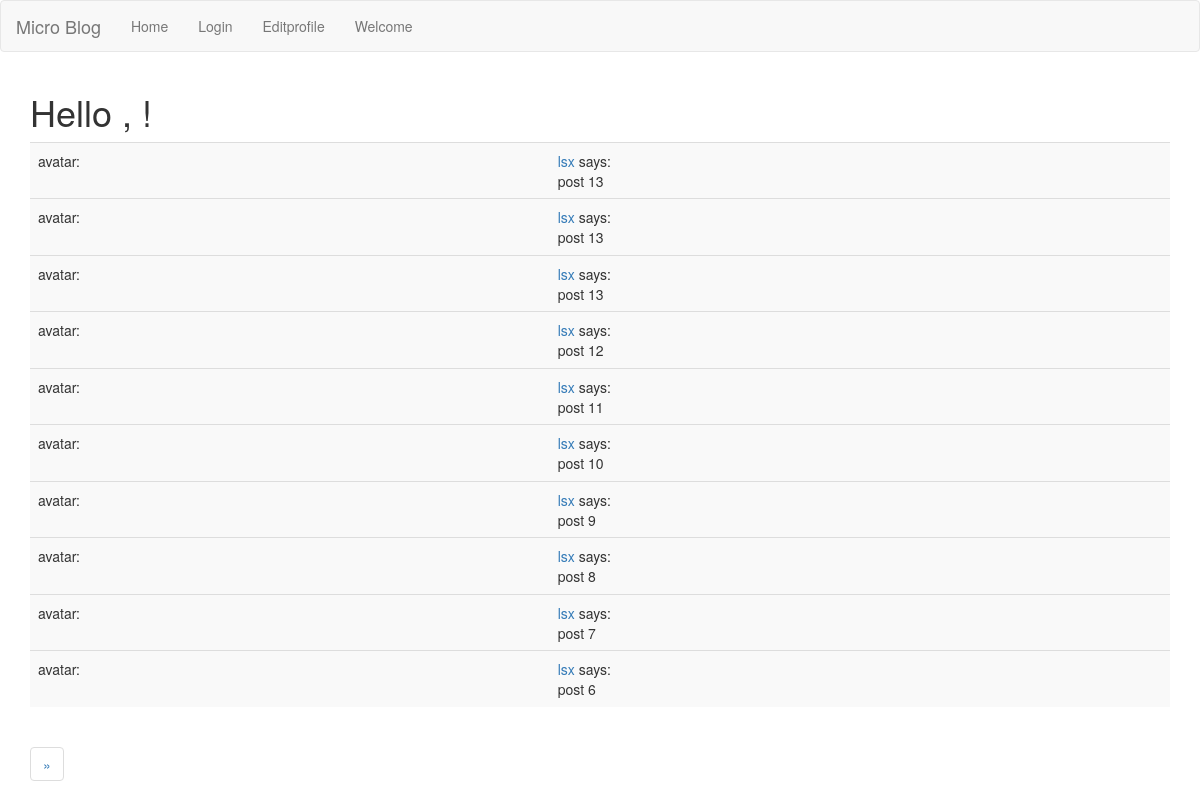
The page /explore?page=1 on the database as committed earlier.
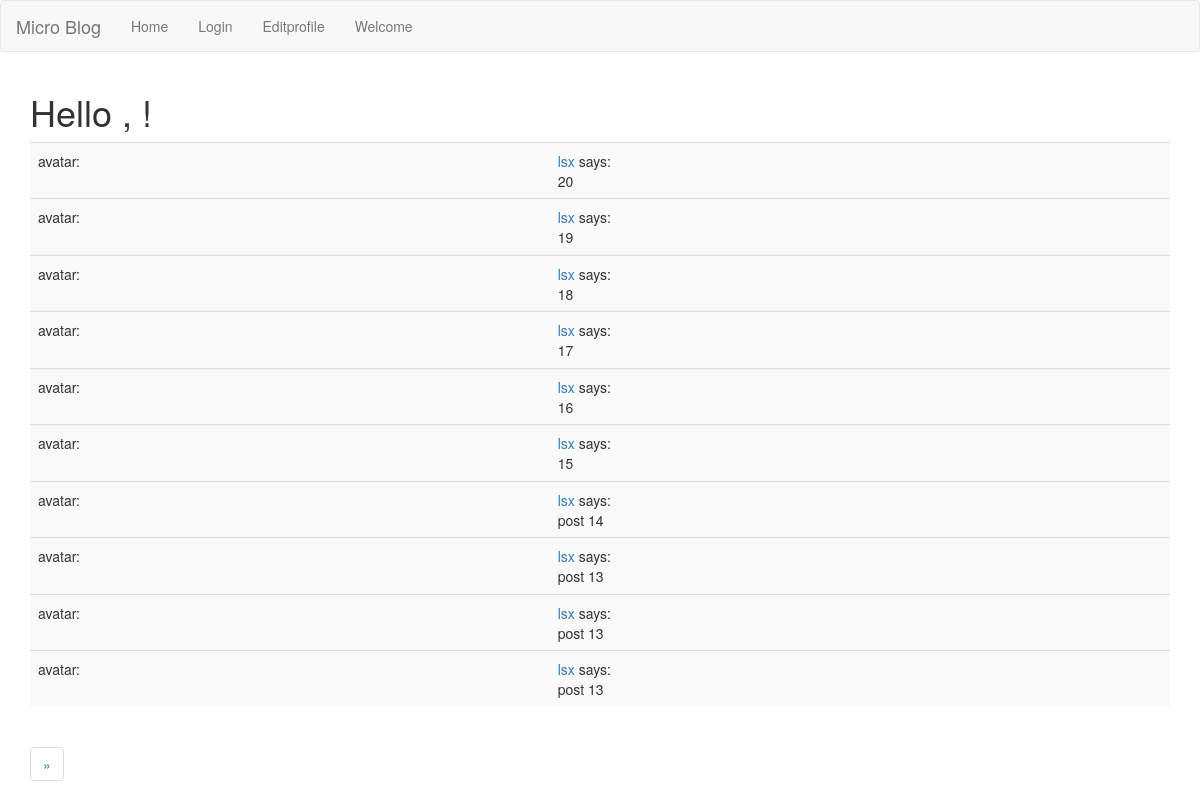
The same page on the database as committed later.
### app_package/models.py (models this page shows, shortened)
class Post(db.Model):
    id = db.Column(db.Integer, primary_key=True)
    body = db.Column(db.String(500))
    timestamp = db.Column(db.DateTime, index=True, default=datetime.utcnow)
    user_id = db.Column(db.Integer, db.ForeignKey('user.id'))

class User(UserMixin,db.Model):
    id = db.Column(db.Integer, primary_key=True)
    username = db.Column(db.String(50), index=True, unique=True)
    email = db.Column(db.String(50), index=True, unique=True)
    password_hash = db.Column(db.String(50), index=True, unique=True)
    aboutme = db.Column(db.String(400))
    last_seen = db.Column(db.DateTime, default=datetime.utcnow)
    posts = db.relationship('Post', backref='author', lazy='dynamic')
    followed = db.relationship("User",secondary=followers,
        primaryjoin=(followers.c.follower_id==id),
        secondaryjoin=(followers.c.followed_id==id),
        backref=db.backref("followers",lazy="dynamic"), lazy='dynamic')
    '''
        判断是否关注
    '''
    '''
       关注用户
    '''
    '''
        取消关注
    '''
    '''
        获取关注用户以及自己的文章，发布时间倒序排列
    '''

### app_package/route.py (the view)
@app.route('/explore')
def explore():
    page = request.args.get('page', 2, type=int)
    posts = Post.query.order_by(Post.timestamp.desc()).paginate(page,app.config['POST_PERPAGE'],False)
    next_url = url_for('explore', page=posts.next_num) if posts.has_next else None
    prev_url = url_for('explore', page=posts.prev_num) if posts.has_prev else None
    return render_template("index.html",  user=user, posts=posts.items, next_url=next_url, prev_url=prev_url)

### app_package/route.py (called while the page is built)
@app.before_request
def before_request():
    if current_user.is_authenticated:
        current_user.last_seen = datetime.utcnow()
        db.session.commit()

### app_package/templates/index.html (shortened to what this page needs)
{% extends "base.html" %}
{% import 'bootstrap/wtf.html' as wtf %}
{% block app_content %}
    <h1>Hello , {{current_user.username}}!</h1>
    <table class="table table-striped">
        {% for post in posts %}
            <tr>
                <td>avatar:</td>
                <td>
                    <a href="{{ url_for('user', username=post.author.username) }}">
                        {{ post.author.username }}
                    </a>
                    says:
                    <br>
                        {{ post.body }}
                </td>
            <tr>
        {% endfor %}
    </table>
    <nav aria-label="Page navigation">
      <ul class="pagination">
        {% if next_url %}
            <li>
              <a href="{{next_url}}" aria-label="Next">
                <span aria-hidden="true">&raquo;</span>
              </a>
            </li>
        {% endif %}
      </ul>
    </nav>
{% endblock %}

Rows that differ between the two databases and show on the page:
no longer on this page (row unchanged): Post: author.username "lsx", body "post 12"
no longer on this page (row unchanged): Post: author.username "lsx", body "post 11"
no longer on this page (row unchanged): Post: author.username "lsx", body "post 10"
no longer on this page (row unchanged): Post: author.username "lsx", body "post 9"
no longer on this page (row unchanged): Post: author.username "lsx", body "post 8"
no longer on this page (row unchanged): Post: author.username "lsx", body "post 7"
no longer on this page (row unchanged): Post: author.username "lsx", body "post 6"
added Post: author.username "lsx", body "20"
added Post: author.username "lsx", body "19"
added Post: author.username "lsx", body "18"
added Post: author.username "lsx", body "17"
added Post: author.username "lsx", body "16"
added Post: author.username "lsx", body "15"
added Post: author.username "lsx", body "post 14"
